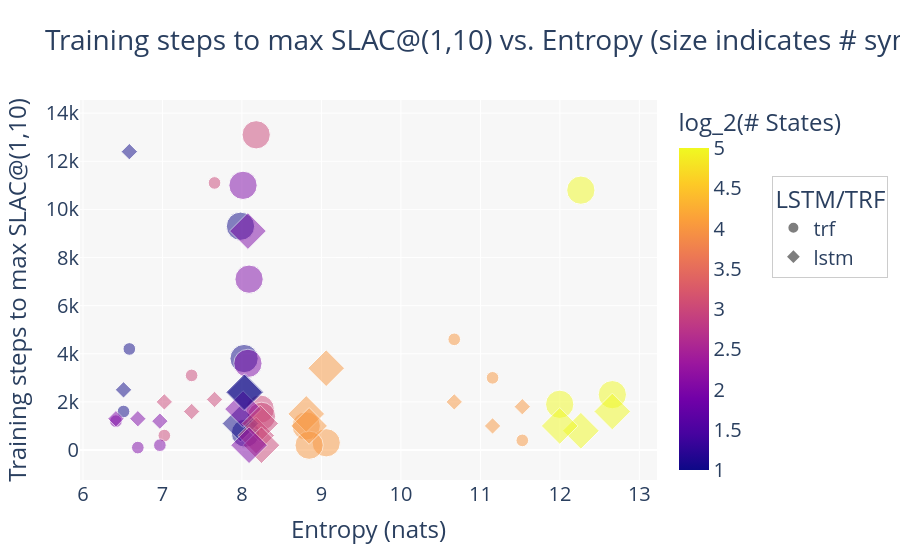

The code cell stored with this chart in its notebook:
### Code cell
fig = px.scatter(
    df,
    'entropy',
    'max_rho_num_steps',
    symbol='lstm_or_trf',
    size='num_symbols',
    title='Training steps to max SLAC@(1,10) vs. Entropy (size indicates # symbols)',
    color='num_states',
    labels={
        'entropy': 'Entropy (nats)',
        'max_rho_num_steps': 'Training steps to max SLAC@(1,10)',
        'lstm_or_trf': 'LSTM/TRF',
        'num_symbols': '# Symbols',
        'num_states': 'log_2(# States)'
    },
    opacity=0.5
).update_layout(
    legend=dict(
        orientation='v',
        yanchor='top',
        y=0.8,
        xanchor='left',
        x=1.2,
        bgcolor='rgba(255, 255, 255, 0.8)',
        bordercolor='rgba(0, 0, 0, 0.2)',
        borderwidth=1
    ),
    margin=dict(r=200),
    hovermode='closest',
    plot_bgcolor='rgba(240, 240, 240, 0.5)',
    font=dict(size=20)
)
fig.show()
fig.write_image('figs/slac_steps_pcfg.pdf', format='pdf', width=1000)

### Figure 1 — Plotly figure (JSON) as saved in the notebook; plotly's stock layout.template omitted (floating-point values rounded to 4 significant figures)
{"data": [{"hovertemplate": "LSTM/TRF=trf<br>Entropy (nats)=%{x}<br>Training steps to max SLAC@(1,10)=%{y}<br># Symbols=%{marker.size}<br>log_2(# States)=%{marker.color}<extra></extra>", "legendgroup": "trf", "marker": {"color": [1, 1, 2, 3, 4, 1, 3, 4, 3, 2, 4, 5, 3, 2, 4, 1, 3, 4, 3, 1, 2, 4, 5, 2, 2, 5], "coloraxis": "coloraxis", "opacity": 0.5, "size": [5000, 1000, 1000, 1000, 1000, 5000, 5000, 5000, 1000, 5000, 1000, 5000, 5000, 1000, 5000, 1000, 1000, 1000, 5000, 5000, 5000, 5000, 5000, 1000, 5000, 5000], "sizemode": "area", "sizeref": 12.5, "symbol": "circle"}, "mode": "markers", "name": "trf", "orientation": "v", "showlegend": true, "type": "scatter", "x": [7.982, 6.583, 6.414, 7.023, 10.67, 8.044, 8.179, 8.809, 7.655, 8.014, 11.53, 12.26, 8.23, 6.967, 9.06, 6.51, 7.367, 11.15, 8.245, 8.027, 8.09, 8.845, 12.66, 6.69, 8.075, 12.0], "xaxis": "x", "y": [9300, 4200, 1200, 600, 4600, 700, 13100, 1000, 11100, 11000, 400, 10800, 1700, 200, 300, 1600, 3100, 3000, 1400, 3800, 7100, 200, 2300, 100, 3600, 1900], "yaxis": "y"}, {"hovertemplate": "LSTM/TRF=lstm<br>Entropy (nats)=%{x}<br>Training steps to max SLAC@(1,10)=%{y}<br># Symbols=%{marker.size}<br>log_2(# States)=%{marker.color}<extra></extra>", "legendgroup": "lstm", "marker": {"color": [1, 1, 2, 3, 4, 1, 3, 4, 3, 2, 4, 5, 3, 2, 4, 1, 3, 4, 3, 1, 2, 4, 5, 2, 2, 5], "coloraxis": "coloraxis", "opacity": 0.5, "size": [5000, 1000, 1000, 1000, 1000, 5000, 5000, 5000, 1000, 5000, 1000, 5000, 5000, 1000, 5000, 1000, 1000, 1000, 5000, 5000, 5000, 5000, 5000, 1000, 5000, 5000], "sizemode": "area", "sizeref": 12.5, "symbol": "diamond"}, "mode": "markers", "name": "lstm", "orientation": "v", "showlegend": true, "type": "scatter", "x": [7.982, 6.583, 6.414, 7.023, 10.67, 8.044, 8.179, 8.809, 7.655, 8.014, 11.53, 12.26, 8.23, 6.967, 9.06, 6.51, 7.367, 11.15, 8.245, 8.027, 8.09, 8.845, 12.66, 6.69, 8.075, 12.0], "xaxis": "x", "y": [1100, 12400, 1300, 2000, 2000, 2400, 600, 1500, 2100, 1700, 1800, 800, 1100, 1200, 3400, 2500, 1600, 1000, 200, 2400, 200, 1000, 1600, 1300, 9100, 1000], "yaxis": "y"}], "layout": {"coloraxis": {"colorbar": {"title": {"text": "log_2(# States)"}}, "colorscale": [[0, "#0d0887"], [0.1111, "#46039f"], [0.2222, "#7201a8"], [0.3333, "#9c179e"], [0.4444, "#bd3786"], [0.5556, "#d8576b"], [0.6667, "#ed7953"], [0.7778, "#fb9f3a"], [0.8889, "#fdca26"], [1, "#f0f921"]]}, "font": {"size": 20}, "hovermode": "closest", "legend": {"bgcolor": "rgba(255, 255, 255, 0.8)", "bordercolor": "rgba(0, 0, 0, 0.2)", "borderwidth": 1, "itemsizing": "constant", "orientation": "v", "title": {"text": "LSTM/TRF"}, "tracegroupgap": 0, "x": 1.2, "xanchor": "left", "y": 0.8, "yanchor": "top"}, "margin": {"r": 200}, "plot_bgcolor": "rgba(240, 240, 240, 0.5)", "title": {"text": "Training steps to max SLAC@(1,10) vs. Entropy (size indicates # symbols)"}, "xaxis": {"anchor": "y", "domain": [0, 1], "title": {"text": "Entropy (nats)"}}, "yaxis": {"anchor": "x", "domain": [0, 1], "title": {"text": "Training steps to max SLAC@(1,10)"}}}}
